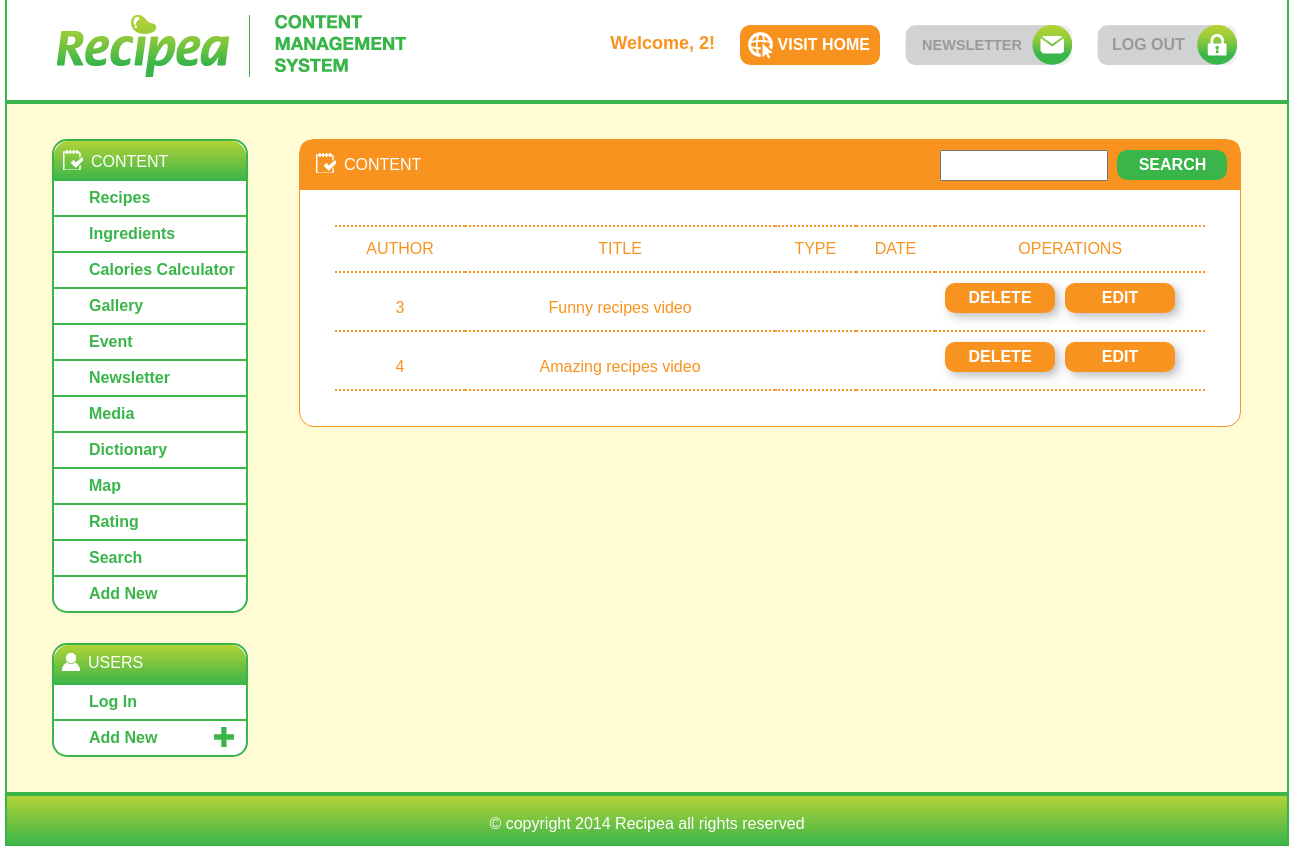
/admin/admin_foodnetwork.php (signed in), run on the app's committed database.
### tables this page shows
CREATE TABLE IF NOT EXISTS `media` (
    `idMedia` INT(11) NOT NULL AUTO_INCREMENT,
    `title` VARCHAR(45) NOT NULL,
    `content` VARCHAR(255) NOT NULL,
    `video` VARCHAR(45) NOT NULL,
    `picture` VARCHAR(45) NOT NULL,
    `userId` INT(11) NOT NULL,
    PRIMARY KEY (`idMedia`),
    INDEX `fk_media_idx` (`userId` ASC),
    CONSTRAINT `fk_media` FOREIGN KEY (`userId`)
        REFERENCES `admin` (`userId`)
        ON DELETE NO ACTION ON UPDATE NO ACTION
);

### Class_Folder/mediaClass.php (called while the page is built, shortened)
<?php
class mediaClass {
     public function getMedias(){
        $db = database::getDB();
        $query = "SELECT * FROM media ORDER BY idMedia";
        $medias =$db->query($query);
        return $medias;
    }
}
?>

### admin/admin_foodnetwork.php (the view, shortened to what this page needs)
<?php
  require_once '../Class_Folder/mediaClass.php';
  $newMedia = new mediaClass();
  $medias = $newMedia->getMedias();
   if((($_SESSION['myusername']))){
?>
<!DOCTYPE html>
<html lang="en">
    <head>
    <link rel="stylesheet" href="css/admin_style.css" />
    </head>
    <body>
        <?php require_once 'admin_header.php'; ?>
        <?php require_once 'admin_navigation.php'; ?>
        <section>
            <article id="main">
                <div id="articleHead"><img id="content_icon2" src="img/master/content_icon.png" alt="Content Icon">CONTENT</div>
                <div id="articleHeadR">
                    <form id="form" method="get" action="http://www.google.com">
                    <input id="searchbox" type="search" name="search">
                    <button id="searchbutton" class="roundcorner" type="button">SEARCH</button>
                    </form>
                </div>
                <table>
                    <thead>
                        <tr>
                            <td>AUTHOR</td>
                            <td>TITLE</td>
                            <td>TYPE</td>
                            <td>DATE</td>
                            <td>OPERATIONS</td>
                        </tr>
                            <?php foreach ($medias as $media): ?>
                    <tbody>
                        <tr>
                            <td><?php echo $media['userId'] ?></td>
                            <td><?php echo $media['title'] ?></td>
                            <td><?php echo $media['type'] ?></td>
                            <td><?php echo $media['uploadDate'] ?></td>
                            <td>
                                <form action ="admin_updateFoodnetwork.php" method="post" id="foodnetwork_update" name="foodnetwork_update" >
                                    <input id="editbutton" type="submit" class="roundcorner" value="EDIT" />
                                </form>
                                <form action="../functions/DelFoodnetwork.php" method="post" id="foodnetwork_del" name="foodnetwork_del">
                                    <input id="deletebutton" type="submit" class="roundcorner" value="DELETE" />
                                </form>
                            </td>
                        </tr>
                            <?php endforeach; ?>
                         </table>
            </article>
        </section>
        </div>
        <?php require_once 'admin_footer.php'; ?>
    </body>
</html>
   <?php } else{
        header("location:../index.php");}
    ?>

### admin/css/admin_style.css (style rules this page uses)
html, body, div, span, applet, object, iframe, h1, h2, h3, h4, h5, h6, blockquote, pre, a, abbr, acronym, address, big, cite, code, del, dfn, em, img, ins, kbd, q, s, samp, small, strike, strong, sub, sup, tt, var, b, u, i, center, dl, dt, dd, ol, ul, li, fieldset, form, label, legend, table, caption, tbody, tfoot, thead, tr, th, td, article, aside, canvas, details, embed, figure, figcaption, footer, header, hgroup, menu, nav, output, ruby, section, summary, time, mark, audio, video { margin: 0; padding: 0; border: 0; font-size: 100%; font: inherit; vertical-align: baseline; }
article, aside, details, figcaption, figure, footer, header, hgroup, menu, nav, section { display: block; }
body { line-height: 1; }
table { border-collapse: collapse; border-spacing: 0; }
img { vertical-align: bottom }
input[type="search"] { -webkit-appearance: textfield; -webkit-box-sizing: content-box; }
body { font: normal 16px/1.5 Arial, "Helvetica", sans-serif; }
.roundcorner { -webkit-border-radius: 10px; -moz-border-radius: 10px; border-radius: 10px; }
#content_icon2 { margin:12px 8px 0 15px; vertical-align:text-bottom; }
section { float:left; width:940px; margin-left:50px; margin-top:35px; margin-bottom:35px; background-color:#FFF; -webkit-border-radius: 15px; -moz-border-radius: 15px; border-radius: 15px; border:1px solid #F7931E; }
#main { width:940px; position:relative; padding-bottom: 35px; }
#articleHead { float:left; display:block; width:940px; background-color: #F7931E; height:50px; color:#FFF; margin-bottom: 35px; -webkit-border-top-left-radius: 10px; -webkit-border-top-right-radius: 10px; -moz-border-radius-topleft: 10px; -moz-border-radius-topright: 10px; border-top-left-radius: 10px; border-top-right-radius: 10px; }
#articleHeadR { display:inline; position:absolute; top:10px; left:640px; }
#searchbox { width:160px; height:25px; margin-right:5px; vertical-align:top; }
#searchbutton { width:110px; height:30px; background-color:#39B54A; color:#FFF; font-weight:bold; font-size:16px; border:0px; border:0px; }
#editbutton { width:110px; height:30px; background-color:#F7931E; color:#FFF; font-weight:bold; font-size:16px; border:0px; -webkit-box-shadow: 4px 4px 10px 0px rgba(170, 170, 170, 0.75); -moz-box-shadow: 4px 4px 10px 0px rgba(170, 170, 170, 0.75); box-shadow: 4px 4px 10px 0px rgba(170, 170, 170, 0.75); }
#deletebutton { width:110px; height:30px; background-color:#F7931E; color:#FFF; font-weight:bold; font-size:16px; border:0px; -webkit-box-shadow: 4px 4px 10px 0px rgba(170, 170, 170, 0.75); -moz-box-shadow: 4px 4px 10px 0px rgba(170, 170, 170, 0.75); box-shadow: 4px 4px 10px 0px rgba(170, 170, 170, 0.75); }
table { margin: 40px 0 0 35px; width: 870px; }
td { border-top:2px dotted #F7931E; border-bottom:2px dotted #F7931E; text-align:center; vertical-align:central; color: #F7931E; padding: 10px 0 10px 0; }
#editbutton { float:right; margin-right:30px; }
#deletebutton { float:right; margin-right:10px; }

### data on the page
media: userId "3", title "Funny recipes video"
media: userId "4", title "Amazing recipes video"

### other printed values
$_SESSION["myusername"] "2"
